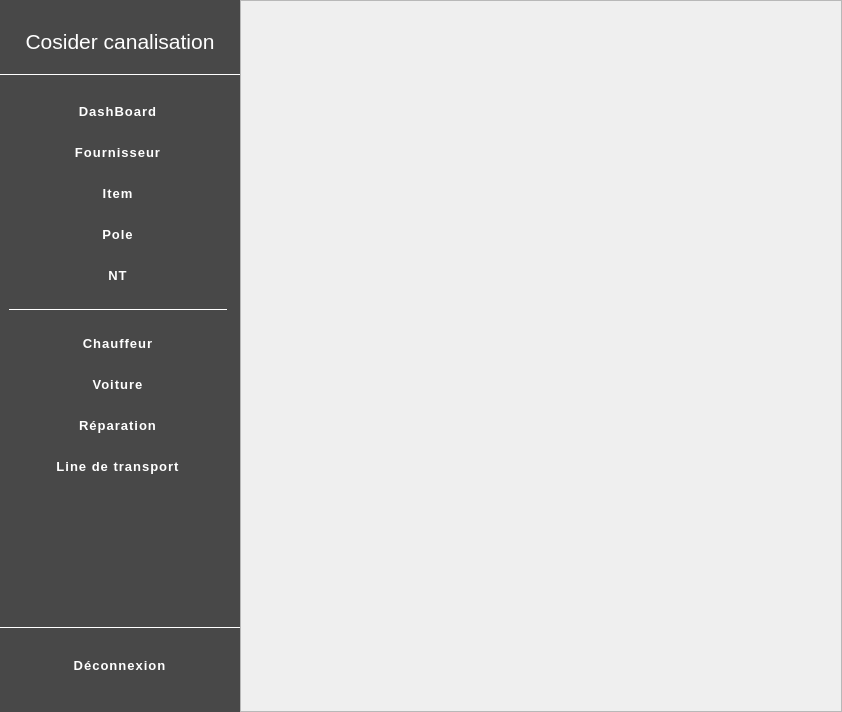
<?xml version="1.0" encoding="UTF-8"?>
<ui version="4.0">
 <class>MainWindow</class>
 <widget class="QMainWindow" name="MainWindow">
  <property name="geometry">
   <rect>
    <x>0</x>
    <y>0</y>
    <width>842</width>
    <height>712</height>
   </rect>
  </property>
  <property name="windowTitle">
   <string>MainWindow</string>
  </property>
  <property name="styleSheet">
   <string notr="true"/>
  </property>
  <widget class="QWidget" name="centralwidget">
   <layout class="QGridLayout" name="gridLayout">
    <property name="leftMargin">
     <number>0</number>
    </property>
    <property name="topMargin">
     <number>0</number>
    </property>
    <property name="rightMargin">
     <number>0</number>
    </property>
    <property name="bottomMargin">
     <number>0</number>
    </property>
    <property name="horizontalSpacing">
     <number>0</number>
    </property>
    <item row="0" column="1">
     <widget class="QFrame" name="contentFrame">
      <property name="frameShape">
       <enum>QFrame::StyledPanel</enum>
      </property>
      <property name="frameShadow">
       <enum>QFrame::Raised</enum>
      </property>
      <layout class="QGridLayout" name="gridLayout_3">
       <property name="leftMargin">
        <number>0</number>
       </property>
       <property name="topMargin">
        <number>0</number>
       </property>
       <property name="rightMargin">
        <number>0</number>
       </property>
       <property name="bottomMargin">
        <number>0</number>
       </property>
       <item row="0" column="0">
        <widget class="QStackedWidget" name="stackedWidget">
         <property name="minimumSize">
          <size>
           <width>600</width>
           <height>600</height>
          </size>
         </property>
         <property name="styleSheet">
          <string notr="true"/>
         </property>
        </widget>
       </item>
      </layout>
     </widget>
    </item>
    <item row="0" column="0">
     <widget class="QWidget" name="sidebarWidget" native="true">
      <property name="minimumSize">
       <size>
        <width>240</width>
        <height>0</height>
       </size>
      </property>
      <property name="maximumSize">
       <size>
        <width>240</width>
        <height>16777215</height>
       </size>
      </property>
      <property name="styleSheet">
       <string notr="true">


QWidget#sidebarWidget{
	background-color: rgba(0, 0, 0, 0.7);
	/*border-right:2px solid #d9d9d9;*/
}
QScrollArea#sidebarLinks{
	background-color:transparent;
	border:none;
	border-right:2px solid;
	
	border-color: transparent;
}
QWidget#scrollAreaContents{
	background-color:transparent;
}
QPushButton{
	background-color:transparent;
	color: #fff;
	letter-spacing:1.0px;
	outline:none;
	border:none;
	border-radius:5px;
}

QPushButton::hover{
	background-color: rgba(255,255,255,1);
	color: #333;
}

QPushButton::checked{
	background-color: rgba(255,255,255,1);
	color: #333;
}
QPushButton#deconnexion_pushButton{
	background-color:transparent;
	border-radius:none;
	outline:none;
	border:none;
	color: #fff;
	letter-spacing:1.0px;
}

QPushButton#deconnexion_pushButton::hover{
	background-color: rgb(255, 148, 150);
}</string>
      </property>
      <layout class="QGridLayout" name="gridLayout_4">
       <property name="leftMargin">
        <number>0</number>
       </property>
       <property name="rightMargin">
        <number>0</number>
       </property>
       <property name="spacing">
        <number>0</number>
       </property>
       <item row="10" column="1" colspan="2">
        <widget class="QPushButton" name="deconnexion_pushButton">
         <property name="minimumSize">
          <size>
           <width>0</width>
           <height>35</height>
          </size>
         </property>
         <property name="maximumSize">
          <size>
           <width>16777215</width>
           <height>35</height>
          </size>
         </property>
         <property name="font">
          <font>
           <pointsize>10</pointsize>
           <weight>75</weight>
           <bold>true</bold>
          </font>
         </property>
         <property name="cursor">
          <cursorShape>PointingHandCursor</cursorShape>
         </property>
         <property name="layoutDirection">
          <enum>Qt::LeftToRight</enum>
         </property>
         <property name="styleSheet">
          <string notr="true"/>
         </property>
         <property name="text">
          <string>Déconnexion</string>
         </property>
        </widget>
       </item>
       <item row="0" column="1">
        <spacer name="verticalSpacer_6">
         <property name="orientation">
          <enum>Qt::Vertical</enum>
         </property>
         <property name="sizeType">
          <enum>QSizePolicy::Fixed</enum>
         </property>
         <property name="sizeHint" stdset="0">
          <size>
           <width>20</width>
           <height>20</height>
          </size>
         </property>
        </spacer>
       </item>
       <item row="11" column="1">
        <spacer name="verticalSpacer_4">
         <property name="orientation">
          <enum>Qt::Vertical</enum>
         </property>
         <property name="sizeType">
          <enum>QSizePolicy::Fixed</enum>
         </property>
         <property name="sizeHint" stdset="0">
          <size>
           <width>20</width>
           <height>20</height>
          </size>
         </property>
        </spacer>
       </item>
       <item row="1" column="1" colspan="2">
        <widget class="QLabel" name="label">
         <property name="font">
          <font>
           <pointsize>16</pointsize>
          </font>
         </property>
         <property name="styleSheet">
          <string notr="true">background-color: transparent;
color: #fff;
border: none;</string>
         </property>
         <property name="text">
          <string>Cosider canalisation</string>
         </property>
         <property name="alignment">
          <set>Qt::AlignCenter</set>
         </property>
        </widget>
       </item>
       <item row="4" column="1" colspan="2">
        <widget class="Line" name="line">
         <property name="maximumSize">
          <size>
           <width>16777215</width>
           <height>1</height>
          </size>
         </property>
         <property name="palette">
          <palette>
           <active>
            <colorrole role="Button">
             <brush brushstyle="SolidPattern">
              <color alpha="255">
               <red>255</red>
               <green>255</green>
               <blue>255</blue>
              </color>
             </brush>
            </colorrole>
            <colorrole role="Base">
             <brush brushstyle="SolidPattern">
              <color alpha="255">
               <red>255</red>
               <green>255</green>
               <blue>255</blue>
              </color>
             </brush>
            </colorrole>
            <colorrole role="Window">
             <brush brushstyle="SolidPattern">
              <color alpha="255">
               <red>255</red>
               <green>255</green>
               <blue>255</blue>
              </color>
             </brush>
            </colorrole>
           </active>
           <inactive>
            <colorrole role="Button">
             <brush brushstyle="SolidPattern">
              <color alpha="255">
               <red>255</red>
               <green>255</green>
               <blue>255</blue>
              </color>
             </brush>
            </colorrole>
            <colorrole role="Base">
             <brush brushstyle="SolidPattern">
              <color alpha="255">
               <red>255</red>
               <green>255</green>
               <blue>255</blue>
              </color>
             </brush>
            </colorrole>
            <colorrole role="Window">
             <brush brushstyle="SolidPattern">
              <color alpha="255">
               <red>255</red>
               <green>255</green>
               <blue>255</blue>
              </color>
             </brush>
            </colorrole>
           </inactive>
           <disabled>
            <colorrole role="Button">
             <brush brushstyle="SolidPattern">
              <color alpha="255">
               <red>255</red>
               <green>255</green>
               <blue>255</blue>
              </color>
             </brush>
            </colorrole>
            <colorrole role="Base">
             <brush brushstyle="SolidPattern">
              <color alpha="255">
               <red>255</red>
               <green>255</green>
               <blue>255</blue>
              </color>
             </brush>
            </colorrole>
            <colorrole role="Window">
             <brush brushstyle="SolidPattern">
              <color alpha="255">
               <red>255</red>
               <green>255</green>
               <blue>255</blue>
              </color>
             </brush>
            </colorrole>
           </disabled>
          </palette>
         </property>
         <property name="styleSheet">
          <string notr="true">background-color: #fff;</string>
         </property>
         <property name="orientation">
          <enum>Qt::Horizontal</enum>
         </property>
        </widget>
       </item>
       <item row="9" column="1">
        <spacer name="verticalSpacer_5">
         <property name="orientation">
          <enum>Qt::Vertical</enum>
         </property>
         <property name="sizeType">
          <enum>QSizePolicy::Fixed</enum>
         </property>
         <property name="sizeHint" stdset="0">
          <size>
           <width>20</width>
           <height>20</height>
          </size>
         </property>
        </spacer>
       </item>
       <item row="7" column="1" colspan="2">
        <widget class="QScrollArea" name="sidebarLinks">
         <property name="widgetResizable">
          <bool>true</bool>
         </property>
         <widget class="QWidget" name="scrollAreaContents">
          <property name="geometry">
           <rect>
            <x>0</x>
            <y>0</y>
            <width>236</width>
            <height>548</height>
           </rect>
          </property>
          <property name="styleSheet">
           <string notr="true"/>
          </property>
          <layout class="QVBoxLayout" name="verticalLayout">
           <item>
            <spacer name="verticalSpacer_3">
             <property name="orientation">
              <enum>Qt::Vertical</enum>
             </property>
             <property name="sizeType">
              <enum>QSizePolicy::Fixed</enum>
             </property>
             <property name="sizeHint" stdset="0">
              <size>
               <width>20</width>
               <height>10</height>
              </size>
             </property>
            </spacer>
           </item>
           <item>
            <widget class="QPushButton" name="dashBoard_pushButton">
             <property name="minimumSize">
              <size>
               <width>0</width>
               <height>35</height>
              </size>
             </property>
             <property name="maximumSize">
              <size>
               <width>16777215</width>
               <height>35</height>
              </size>
             </property>
             <property name="font">
              <font>
               <pointsize>10</pointsize>
               <weight>75</weight>
               <bold>true</bold>
              </font>
             </property>
             <property name="cursor">
              <cursorShape>PointingHandCursor</cursorShape>
             </property>
             <property name="styleSheet">
              <string notr="true"/>
             </property>
             <property name="text">
              <string>DashBoard</string>
             </property>
             <property name="checkable">
              <bool>true</bool>
             </property>
             <property name="autoExclusive">
              <bool>true</bool>
             </property>
            </widget>
           </item>
           <item>
            <widget class="QPushButton" name="fournisseur_pushButton">
             <property name="minimumSize">
              <size>
               <width>0</width>
               <height>35</height>
              </size>
             </property>
             <property name="maximumSize">
              <size>
               <width>16777215</width>
               <height>35</height>
              </size>
             </property>
             <property name="font">
              <font>
               <pointsize>10</pointsize>
               <weight>75</weight>
               <bold>true</bold>
              </font>
             </property>
             <property name="cursor">
              <cursorShape>PointingHandCursor</cursorShape>
             </property>
             <property name="styleSheet">
              <string notr="true"/>
             </property>
             <property name="text">
              <string>Fournisseur</string>
             </property>
             <property name="checkable">
              <bool>true</bool>
             </property>
             <property name="autoExclusive">
              <bool>true</bool>
             </property>
            </widget>
           </item>
           <item>
            <widget class="QPushButton" name="item_pushButton">
             <property name="minimumSize">
              <size>
               <width>0</width>
               <height>35</height>
              </size>
             </property>
             <property name="maximumSize">
              <size>
               <width>16777215</width>
               <height>35</height>
              </size>
             </property>
             <property name="font">
              <font>
               <pointsize>10</pointsize>
               <weight>75</weight>
               <bold>true</bold>
              </font>
             </property>
             <property name="cursor">
              <cursorShape>PointingHandCursor</cursorShape>
             </property>
             <property name="styleSheet">
              <string notr="true"/>
             </property>
             <property name="text">
              <string>Item</string>
             </property>
             <property name="checkable">
              <bool>true</bool>
             </property>
             <property name="autoExclusive">
              <bool>true</bool>
             </property>
            </widget>
           </item>
           <item>
            <widget class="QPushButton" name="pole_pushButton">
             <property name="minimumSize">
              <size>
               <width>0</width>
               <height>35</height>
              </size>
             </property>
             <property name="maximumSize">
              <size>
               <width>16777215</width>
               <height>35</height>
              </size>
             </property>
             <property name="font">
              <font>
               <pointsize>10</pointsize>
               <weight>75</weight>
               <bold>true</bold>
              </font>
             </property>
             <property name="cursor">
              <cursorShape>PointingHandCursor</cursorShape>
             </property>
             <property name="styleSheet">
              <string notr="true"/>
             </property>
             <property name="text">
              <string>Pole</string>
             </property>
             <property name="checkable">
              <bool>true</bool>
             </property>
             <property name="autoExclusive">
              <bool>true</bool>
             </property>
            </widget>
           </item>
           <item>
            <widget class="QPushButton" name="nt_pushButton">
             <property name="minimumSize">
              <size>
               <width>0</width>
               <height>35</height>
              </size>
             </property>
             <property name="maximumSize">
              <size>
               <width>16777215</width>
               <height>35</height>
              </size>
             </property>
             <property name="font">
              <font>
               <pointsize>10</pointsize>
               <weight>75</weight>
               <bold>true</bold>
              </font>
             </property>
             <property name="cursor">
              <cursorShape>PointingHandCursor</cursorShape>
             </property>
             <property name="styleSheet">
              <string notr="true"/>
             </property>
             <property name="text">
              <string>NT</string>
             </property>
             <property name="checkable">
              <bool>true</bool>
             </property>
             <property name="autoExclusive">
              <bool>true</bool>
             </property>
            </widget>
           </item>
           <item>
            <spacer name="verticalSpacer_7">
             <property name="orientation">
              <enum>Qt::Vertical</enum>
             </property>
             <property name="sizeType">
              <enum>QSizePolicy::Fixed</enum>
             </property>
             <property name="sizeHint" stdset="0">
              <size>
               <width>20</width>
               <height>10</height>
              </size>
             </property>
            </spacer>
           </item>
           <item>
            <widget class="Line" name="line_2">
             <property name="maximumSize">
              <size>
               <width>16777215</width>
               <height>1</height>
              </size>
             </property>
             <property name="palette">
              <palette>
               <active>
                <colorrole role="Button">
                 <brush brushstyle="SolidPattern">
                  <color alpha="255">
                   <red>255</red>
                   <green>255</green>
                   <blue>255</blue>
                  </color>
                 </brush>
                </colorrole>
                <colorrole role="Base">
                 <brush brushstyle="SolidPattern">
                  <color alpha="255">
                   <red>255</red>
                   <green>255</green>
                   <blue>255</blue>
                  </color>
                 </brush>
                </colorrole>
                <colorrole role="Window">
                 <brush brushstyle="SolidPattern">
                  <color alpha="255">
                   <red>255</red>
                   <green>255</green>
                   <blue>255</blue>
                  </color>
                 </brush>
                </colorrole>
               </active>
               <inactive>
                <colorrole role="Button">
                 <brush brushstyle="SolidPattern">
                  <color alpha="255">
                   <red>255</red>
                   <green>255</green>
                   <blue>255</blue>
                  </color>
                 </brush>
                </colorrole>
                <colorrole role="Base">
                 <brush brushstyle="SolidPattern">
                  <color alpha="255">
                   <red>255</red>
                   <green>255</green>
                   <blue>255</blue>
                  </color>
                 </brush>
                </colorrole>
                <colorrole role="Window">
                 <brush brushstyle="SolidPattern">
                  <color alpha="255">
                   <red>255</red>
                   <green>255</green>
                   <blue>255</blue>
                  </color>
                 </brush>
                </colorrole>
               </inactive>
               <disabled>
                <colorrole role="Button">
                 <brush brushstyle="SolidPattern">
                  <color alpha="255">
                   <red>255</red>
                   <green>255</green>
                   <blue>255</blue>
                  </color>
                 </brush>
                </colorrole>
                <colorrole role="Base">
                 <brush brushstyle="SolidPattern">
                  <color alpha="255">
                   <red>255</red>
                   <green>255</green>
                   <blue>255</blue>
                  </color>
                 </brush>
                </colorrole>
                <colorrole role="Window">
                 <brush brushstyle="SolidPattern">
                  <color alpha="255">
                   <red>255</red>
                   <green>255</green>
                   <blue>255</blue>
                  </color>
                 </brush>
                </colorrole>
               </disabled>
              </palette>
             </property>
             <property name="styleSheet">
              <string notr="true">background-color: #fff;</string>
             </property>
             <property name="orientation">
              <enum>Qt::Horizontal</enum>
             </property>
            </widget>
           </item>
           <item>
            <spacer name="verticalSpacer_8">
             <property name="orientation">
              <enum>Qt::Vertical</enum>
             </property>
             <property name="sizeType">
              <enum>QSizePolicy::Fixed</enum>
             </property>
             <property name="sizeHint" stdset="0">
              <size>
               <width>20</width>
               <height>10</height>
              </size>
             </property>
            </spacer>
           </item>
           <item>
            <widget class="QPushButton" name="chauffeur_pushButton">
             <property name="minimumSize">
              <size>
               <width>0</width>
               <height>35</height>
              </size>
             </property>
             <property name="maximumSize">
              <size>
               <width>16777215</width>
               <height>35</height>
              </size>
             </property>
             <property name="font">
              <font>
               <pointsize>10</pointsize>
               <weight>75</weight>
               <bold>true</bold>
              </font>
             </property>
             <property name="cursor">
              <cursorShape>PointingHandCursor</cursorShape>
             </property>
             <property name="styleSheet">
              <string notr="true"/>
             </property>
             <property name="text">
              <string>Chauffeur</string>
             </property>
             <property name="checkable">
              <bool>true</bool>
             </property>
             <property name="autoExclusive">
              <bool>true</bool>
             </property>
            </widget>
           </item>
           <item>
            <widget class="QPushButton" name="voiture_pushButton">
             <property name="minimumSize">
              <size>
               <width>0</width>
               <height>35</height>
              </size>
             </property>
             <property name="maximumSize">
              <size>
               <width>16777215</width>
               <height>35</height>
              </size>
             </property>
             <property name="font">
              <font>
               <pointsize>10</pointsize>
               <weight>75</weight>
               <bold>true</bold>
              </font>
             </property>
             <property name="cursor">
              <cursorShape>PointingHandCursor</cursorShape>
             </property>
             <property name="styleSheet">
              <string notr="true"/>
             </property>
             <property name="text">
              <string>Voiture</string>
             </property>
             <property name="checkable">
              <bool>true</bool>
             </property>
             <property name="autoExclusive">
              <bool>true</bool>
             </property>
            </widget>
           </item>
           <item>
            <widget class="QPushButton" name="reparation_pushButton">
             <property name="minimumSize">
              <size>
               <width>0</width>
               <height>35</height>
              </size>
             </property>
             <property name="maximumSize">
              <size>
               <width>16777215</width>
               <height>35</height>
              </size>
             </property>
             <property name="font">
              <font>
               <pointsize>10</pointsize>
               <weight>75</weight>
               <bold>true</bold>
              </font>
             </property>
             <property name="cursor">
              <cursorShape>PointingHandCursor</cursorShape>
             </property>
             <property name="styleSheet">
              <string notr="true"/>
             </property>
             <property name="text">
              <string>Réparation</string>
             </property>
             <property name="checkable">
              <bool>true</bool>
             </property>
             <property name="autoExclusive">
              <bool>true</bool>
             </property>
            </widget>
           </item>
           <item>
            <widget class="QPushButton" name="lineTransport_pushButton">
             <property name="minimumSize">
              <size>
               <width>0</width>
               <height>35</height>
              </size>
             </property>
             <property name="maximumSize">
              <size>
               <width>16777215</width>
               <height>35</height>
              </size>
             </property>
             <property name="font">
              <font>
               <pointsize>10</pointsize>
               <weight>75</weight>
               <bold>true</bold>
              </font>
             </property>
             <property name="cursor">
              <cursorShape>PointingHandCursor</cursorShape>
             </property>
             <property name="styleSheet">
              <string notr="true"/>
             </property>
             <property name="text">
              <string>Line de transport</string>
             </property>
             <property name="checkable">
              <bool>true</bool>
             </property>
             <property name="autoExclusive">
              <bool>true</bool>
             </property>
            </widget>
           </item>
           <item>
            <spacer name="verticalSpacer_9">
             <property name="orientation">
              <enum>Qt::Vertical</enum>
             </property>
             <property name="sizeType">
              <enum>QSizePolicy::Fixed</enum>
             </property>
             <property name="sizeHint" stdset="0">
              <size>
               <width>20</width>
               <height>10</height>
              </size>
             </property>
            </spacer>
           </item>
           <item>
            <spacer name="verticalSpacer_2">
             <property name="orientation">
              <enum>Qt::Vertical</enum>
             </property>
             <property name="sizeHint" stdset="0">
              <size>
               <width>20</width>
               <height>40</height>
              </size>
             </property>
            </spacer>
           </item>
          </layout>
         </widget>
        </widget>
       </item>
       <item row="2" column="1">
        <spacer name="verticalSpacer">
         <property name="orientation">
          <enum>Qt::Vertical</enum>
         </property>
         <property name="sizeType">
          <enum>QSizePolicy::Fixed</enum>
         </property>
         <property name="sizeHint" stdset="0">
          <size>
           <width>20</width>
           <height>20</height>
          </size>
         </property>
        </spacer>
       </item>
       <item row="8" column="1" colspan="2">
        <widget class="Line" name="line_3">
         <property name="maximumSize">
          <size>
           <width>16777215</width>
           <height>1</height>
          </size>
         </property>
         <property name="palette">
          <palette>
           <active>
            <colorrole role="Button">
             <brush brushstyle="SolidPattern">
              <color alpha="255">
               <red>255</red>
               <green>255</green>
               <blue>255</blue>
              </color>
             </brush>
            </colorrole>
            <colorrole role="Base">
             <brush brushstyle="SolidPattern">
              <color alpha="255">
               <red>255</red>
               <green>255</green>
               <blue>255</blue>
              </color>
             </brush>
            </colorrole>
            <colorrole role="Window">
             <brush brushstyle="SolidPattern">
              <color alpha="255">
               <red>255</red>
               <green>255</green>
               <blue>255</blue>
              </color>
             </brush>
            </colorrole>
           </active>
           <inactive>
            <colorrole role="Button">
             <brush brushstyle="SolidPattern">
              <color alpha="255">
               <red>255</red>
               <green>255</green>
               <blue>255</blue>
              </color>
             </brush>
            </colorrole>
            <colorrole role="Base">
             <brush brushstyle="SolidPattern">
              <color alpha="255">
               <red>255</red>
               <green>255</green>
               <blue>255</blue>
              </color>
             </brush>
            </colorrole>
            <colorrole role="Window">
             <brush brushstyle="SolidPattern">
              <color alpha="255">
               <red>255</red>
               <green>255</green>
               <blue>255</blue>
              </color>
             </brush>
            </colorrole>
           </inactive>
           <disabled>
            <colorrole role="Button">
             <brush brushstyle="SolidPattern">
              <color alpha="255">
               <red>255</red>
               <green>255</green>
               <blue>255</blue>
              </color>
             </brush>
            </colorrole>
            <colorrole role="Base">
             <brush brushstyle="SolidPattern">
              <color alpha="255">
               <red>255</red>
               <green>255</green>
               <blue>255</blue>
              </color>
             </brush>
            </colorrole>
            <colorrole role="Window">
             <brush brushstyle="SolidPattern">
              <color alpha="255">
               <red>255</red>
               <green>255</green>
               <blue>255</blue>
              </color>
             </brush>
            </colorrole>
           </disabled>
          </palette>
         </property>
         <property name="styleSheet">
          <string notr="true">background-color: #fff;</string>
         </property>
         <property name="orientation">
          <enum>Qt::Horizontal</enum>
         </property>
        </widget>
       </item>
      </layout>
     </widget>
    </item>
   </layout>
  </widget>
 </widget>
 <resources/>
 <connections/>
</ui>
